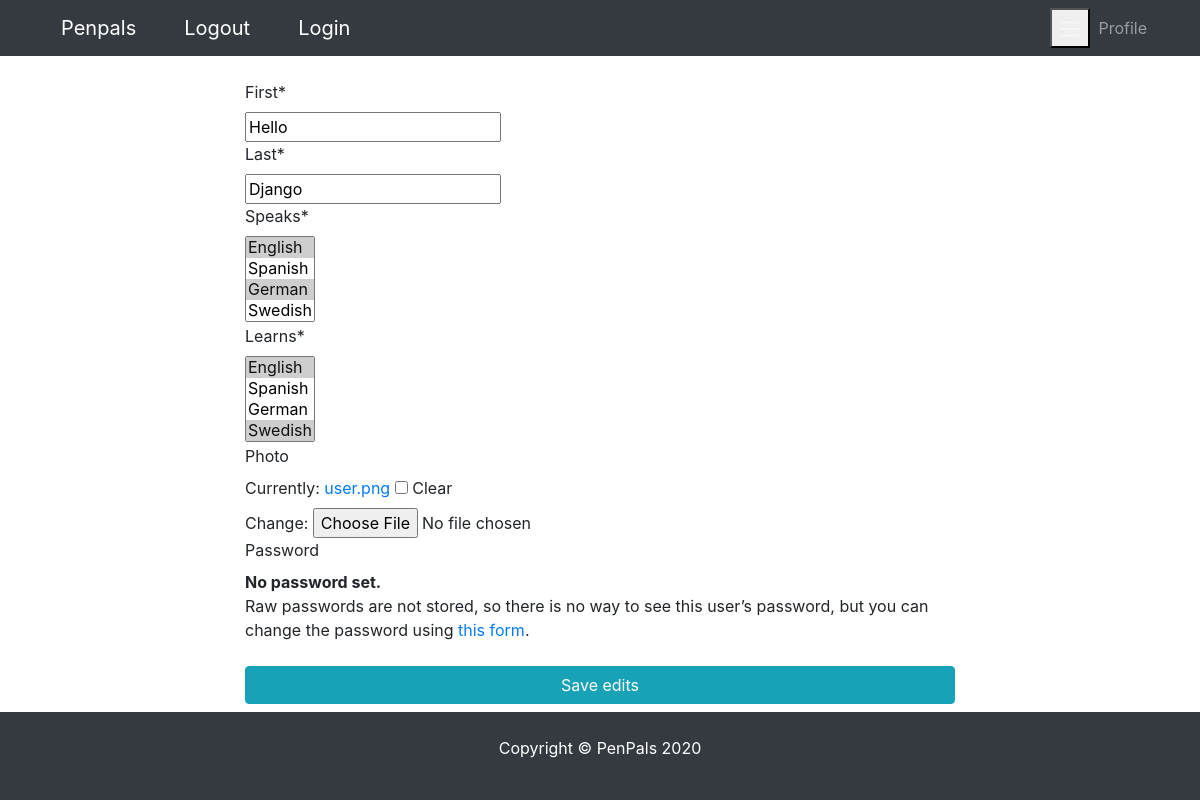
/edit (signed in), run on an earlier commit of the app's database.
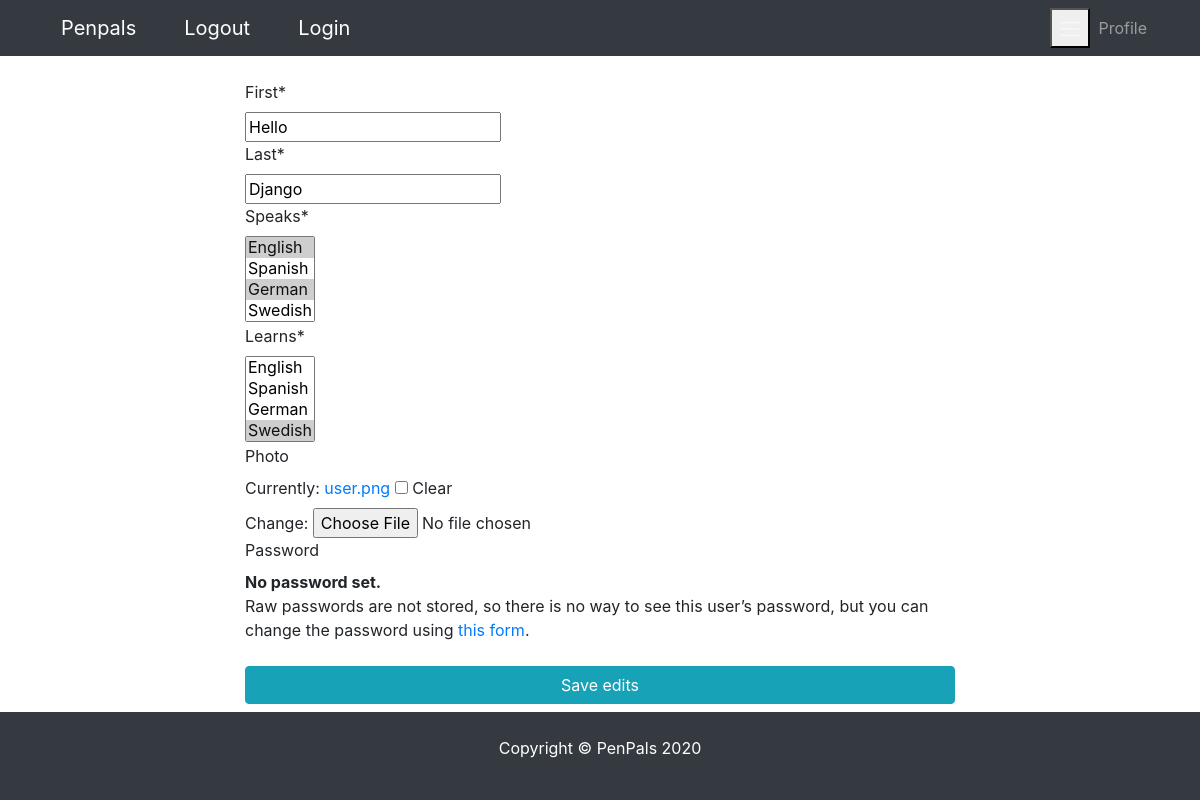
And on a later commit of the database.
### pages/models.py (models this page shows, shortened)
class Profile(models.Model):
    user = models.OneToOneField(
        User, blank=True, null=True, on_delete=models.CASCADE)
    first = models.CharField(max_length=200, blank=True, null=True)
    last = models.CharField(max_length=200, blank=True, null=True)
    photo = models.ImageField(
        default='user.png', upload_to='photos/%y/%m',  blank=True, null=True)
    friends = models.ManyToManyField('self', blank=True)
    speaks = models.CharField(max_length=200, blank=True, null=True)
    learns = models.CharField(max_length=200, blank=True, null=True)
    def __init__(self, *args, **kwargs):
         super(Profile, self).__init__(*args, **kwargs)
         self.speaks = from_value_to_label(self.speaks)
         self.learns = from_value_to_label(self.learns)
    def get_absolute_url(self):
        return reverse("pages:profile", kwargs={"profile_id":self.pk})
    class Meta:
        ordering = ['-id']

### pages/views.py (the view, shortened to what this page needs)
# urls.py: path("edit", ProfileEdit.as_view(), name="edit"),
class ProfileEdit(SuccessMessageMixin, UpdateView):
    model = Profile
    template_name = 'pages/edit.html'
    form_class = ProfileEditForm
    context_object_name = 'profile'
    success_message = "Your profile was updated successfully"
    def get_object(self):
        return  Profile.objects.get(id=self.request.user.profile.id) #  self.kwargs['profile_id'])
    def get_initial(self):
        initial = {'speaks': from_label_to_value(self.request.user.profile.speaks),
                'learns': from_label_to_value(self.request.user.profile.learns)}
        return initial

### pages/forms.py
class ProfileEditForm(UserChangeForm, forms.ModelForm):
    first = forms.CharField(max_length=100, required=True)
    last = forms.CharField(max_length=100, required=True)
    speaks = forms.MultipleChoiceField(choices=LANGUAGE_CHOICES, required=True)
    learns = forms.MultipleChoiceField(choices=LANGUAGE_CHOICES, required=True)
    class Meta:
        model = Profile
        fields = ['first', 'last', 'speaks', 'learns', 'photo']

### pages/utils.py (called while the page is built)
def from_value_to_label(field):
    if field is not None:
        list_of_labels = [label for value, label in LANGUAGE_CHOICES if str(value) in field]
        return ", ".join(list_of_labels)  # list_of_labels  #ast.literal_eval(field)  # [int(i) for i in field.replace('[','').replace(']','').replace(',','').replace("'",'').split(" ")] # list_of_labels #
    return field

def from_label_to_value(field):
    if field is not None:
        list_of_values = [str(value) for value, label in LANGUAGE_CHOICES if label.lower() in str(field).lower()]
        return list_of_values  # list_of_labels  #ast.literal_eval(field)  # [int(i) for i in field.replace('[','').replace(']','').replace(',','').replace("'",'').split(" ")] # list_of_labels #
    return field

### pages/templates/pages/edit.html (shortened to what this page needs)
{% extends 'pages/base.html' %}
{% load crispy_forms_tags %}
{% block content %}
<div class="col-sm-8 mx-auto">
    <form action="" method = "POST" enctype = "multipart/form-data">
    {{form|crispy}}
    <input type="submit" value="Save edits" class="w-100 text-white text-center my-2 btn btn-info">
    </form>
</div>
{% endblock content %}

What changed in the data, as far as the page shows it:
changed Profile "Hello": learns "English ☑ / Spanish / German / Swedish ☑" → "English / Spanish / German / Swedish ☑"
